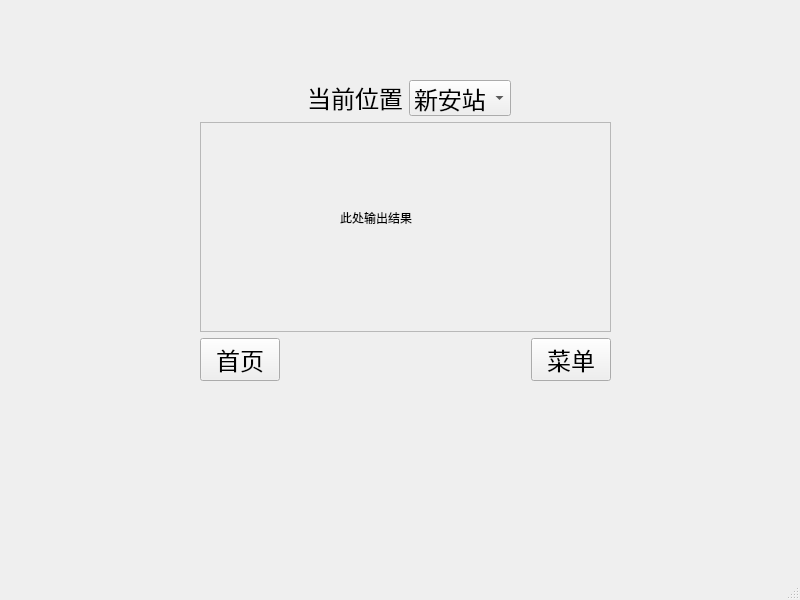
<?xml version="1.0" encoding="UTF-8"?>
<ui version="4.0">
 <class>MainWindow</class>
 <widget class="QMainWindow" name="MainWindow">
  <property name="geometry">
   <rect>
    <x>0</x>
    <y>0</y>
    <width>800</width>
    <height>600</height>
   </rect>
  </property>
  <property name="windowTitle">
   <string>MainWindow</string>
  </property>
  <widget class="QWidget" name="centralwidget">
   <widget class="QWidget" name="gridLayoutWidget">
    <property name="geometry">
     <rect>
      <x>200</x>
      <y>80</y>
      <width>411</width>
      <height>301</height>
     </rect>
    </property>
    <layout class="QGridLayout" name="gridLayout">
     <item row="2" column="0" rowspan="2">
      <layout class="QHBoxLayout" name="horizontalLayout">
       <item>
        <widget class="QPushButton" name="homepageButton">
         <property name="sizePolicy">
          <sizepolicy hsizetype="Fixed" vsizetype="Fixed">
           <horstretch>0</horstretch>
           <verstretch>0</verstretch>
          </sizepolicy>
         </property>
         <property name="font">
          <font>
           <pointsize>18</pointsize>
           <kerning>true</kerning>
          </font>
         </property>
         <property name="text">
          <string>首页</string>
         </property>
        </widget>
       </item>
       <item>
        <spacer name="horizontalSpacer">
         <property name="orientation">
          <enum>Qt::Horizontal</enum>
         </property>
         <property name="sizeType">
          <enum>QSizePolicy::Expanding</enum>
         </property>
         <property name="sizeHint" stdset="0">
          <size>
           <width>60</width>
           <height>20</height>
          </size>
         </property>
        </spacer>
       </item>
       <item>
        <widget class="QPushButton" name="menuButton">
         <property name="sizePolicy">
          <sizepolicy hsizetype="Fixed" vsizetype="Fixed">
           <horstretch>0</horstretch>
           <verstretch>0</verstretch>
          </sizepolicy>
         </property>
         <property name="font">
          <font>
           <pointsize>18</pointsize>
           <kerning>true</kerning>
          </font>
         </property>
         <property name="text">
          <string>菜单</string>
         </property>
        </widget>
       </item>
      </layout>
     </item>
     <item row="0" column="0">
      <layout class="QHBoxLayout" name="horizontalLayout_2">
       <property name="bottomMargin">
        <number>0</number>
       </property>
       <item alignment="Qt::AlignRight|Qt::AlignVCenter">
        <widget class="QLabel" name="label">
         <property name="enabled">
          <bool>true</bool>
         </property>
         <property name="font">
          <font>
           <pointsize>18</pointsize>
           <kerning>true</kerning>
          </font>
         </property>
         <property name="text">
          <string>当前位置</string>
         </property>
         <property name="alignment">
          <set>Qt::AlignCenter</set>
         </property>
         <property name="buddy">
          <cstring>comboBox</cstring>
         </property>
        </widget>
       </item>
       <item alignment="Qt::AlignLeft|Qt::AlignVCenter">
        <widget class="QComboBox" name="comboBox">
         <property name="sizePolicy">
          <sizepolicy hsizetype="Expanding" vsizetype="Expanding">
           <horstretch>0</horstretch>
           <verstretch>0</verstretch>
          </sizepolicy>
         </property>
         <property name="minimumSize">
          <size>
           <width>0</width>
           <height>32</height>
          </size>
         </property>
         <property name="font">
          <font>
           <pointsize>18</pointsize>
           <bold>false</bold>
           <kerning>true</kerning>
          </font>
         </property>
         <property name="mouseTracking">
          <bool>false</bool>
         </property>
         <property name="toolTipDuration">
          <number>-1</number>
         </property>
         <property name="currentIndex">
          <number>0</number>
         </property>
         <property name="maxVisibleItems">
          <number>10</number>
         </property>
         <property name="iconSize">
          <size>
           <width>19</width>
           <height>19</height>
          </size>
         </property>
         <item>
          <property name="text">
           <string>新安站</string>
          </property>
         </item>
        </widget>
       </item>
      </layout>
     </item>
     <item row="1" column="0">
      <widget class="QFrame" name="frame">
       <property name="sizePolicy">
        <sizepolicy hsizetype="Expanding" vsizetype="Expanding">
         <horstretch>0</horstretch>
         <verstretch>0</verstretch>
        </sizepolicy>
       </property>
       <property name="frameShape">
        <enum>QFrame::StyledPanel</enum>
       </property>
       <property name="frameShadow">
        <enum>QFrame::Raised</enum>
       </property>
       <widget class="QLabel" name="label_2">
        <property name="geometry">
         <rect>
          <x>140</x>
          <y>60</y>
          <width>131</width>
          <height>71</height>
         </rect>
        </property>
        <property name="text">
         <string>此处输出结果</string>
        </property>
       </widget>
      </widget>
     </item>
    </layout>
   </widget>
  </widget>
  <widget class="QMenuBar" name="menubar">
   <property name="geometry">
    <rect>
     <x>0</x>
     <y>0</y>
     <width>800</width>
     <height>37</height>
    </rect>
   </property>
  </widget>
  <widget class="QStatusBar" name="statusbar"/>
 </widget>
 <resources/>
 <connections/>
</ui>
